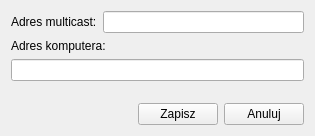
<?xml version="1.0" encoding="UTF-8"?>
<ui version="4.0">
 <class>SettingsWindow</class>
 <widget class="QWidget" name="SettingsWindow">
  <property name="geometry">
   <rect>
    <x>0</x>
    <y>0</y>
    <width>315</width>
    <height>136</height>
   </rect>
  </property>
  <property name="windowTitle">
   <string>Ustawienia</string>
  </property>
  <layout class="QHBoxLayout" name="horizontalLayout_2">
   <item>
    <layout class="QVBoxLayout" name="verticalLayout">
     <item>
      <layout class="QHBoxLayout" name="horizontalLayout">
       <item>
        <widget class="QLabel" name="label">
         <property name="text">
          <string>Adres multicast:</string>
         </property>
        </widget>
       </item>
       <item>
        <widget class="QLineEdit" name="multicastAddressLineEdit"/>
       </item>
      </layout>
     </item>
     <item>
      <widget class="QLabel" name="label_2">
       <property name="text">
        <string>Adres komputera:</string>
       </property>
      </widget>
     </item>
     <item>
      <widget class="QLineEdit" name="hostAddressLineEdit"/>
     </item>
     <item>
      <spacer name="verticalSpacer">
       <property name="orientation">
        <enum>Qt::Vertical</enum>
       </property>
       <property name="sizeHint" stdset="0">
        <size>
         <width>20</width>
         <height>40</height>
        </size>
       </property>
      </spacer>
     </item>
     <item>
      <layout class="QHBoxLayout" name="horizontalLayout_6">
       <item>
        <spacer name="horizontalSpacer">
         <property name="orientation">
          <enum>Qt::Horizontal</enum>
         </property>
         <property name="sizeHint" stdset="0">
          <size>
           <width>40</width>
           <height>20</height>
          </size>
         </property>
        </spacer>
       </item>
       <item>
        <widget class="QPushButton" name="saveSettingsButton">
         <property name="text">
          <string>Zapisz</string>
         </property>
        </widget>
       </item>
       <item>
        <widget class="QPushButton" name="cancelSettingsButton">
         <property name="text">
          <string>Anuluj</string>
         </property>
        </widget>
       </item>
      </layout>
     </item>
    </layout>
   </item>
  </layout>
 </widget>
 <resources/>
 <connections/>
</ui>
